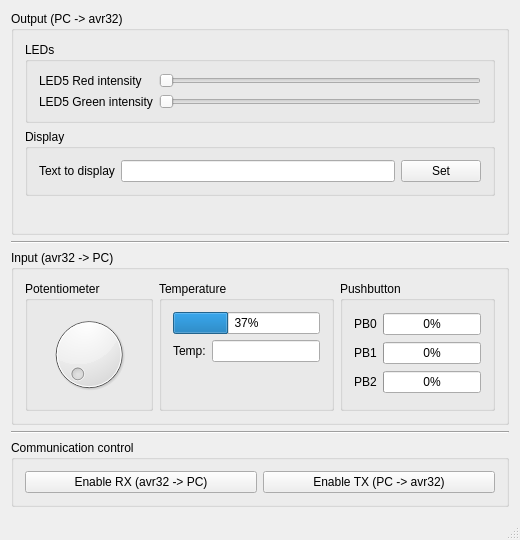
<?xml version="1.0" encoding="UTF-8"?>
<ui version="4.0">
 <class>MainWindow</class>
 <widget class="QMainWindow" name="MainWindow">
  <property name="geometry">
   <rect>
    <x>0</x>
    <y>0</y>
    <width>520</width>
    <height>540</height>
   </rect>
  </property>
  <property name="windowTitle">
   <string>MainWindow</string>
  </property>
  <widget class="QWidget" name="centralWidget">
   <layout class="QVBoxLayout" name="verticalLayout">
    <item>
     <widget class="QGroupBox" name="outputGroup">
      <property name="title">
       <string>Output (PC -&gt; avr32)</string>
      </property>
      <layout class="QGridLayout" name="gridLayout_3">
       <item row="0" column="0">
        <widget class="QGroupBox" name="groupBox">
         <property name="title">
          <string>LEDs</string>
         </property>
         <layout class="QGridLayout" name="gridLayout">
          <item row="0" column="0">
           <widget class="QLabel" name="label">
            <property name="text">
             <string>LED5 Red intensity</string>
            </property>
           </widget>
          </item>
          <item row="0" column="1">
           <widget class="QSlider" name="redValue">
            <property name="maximum">
             <number>254</number>
            </property>
            <property name="orientation">
             <enum>Qt::Horizontal</enum>
            </property>
           </widget>
          </item>
          <item row="1" column="0">
           <widget class="QLabel" name="label_2">
            <property name="text">
             <string>LED5 Green intensity</string>
            </property>
           </widget>
          </item>
          <item row="1" column="1">
           <widget class="QSlider" name="greenValue">
            <property name="maximum">
             <number>254</number>
            </property>
            <property name="orientation">
             <enum>Qt::Horizontal</enum>
            </property>
           </widget>
          </item>
         </layout>
        </widget>
       </item>
       <item row="1" column="0">
        <widget class="QGroupBox" name="groupBox_2">
         <property name="title">
          <string>Display</string>
         </property>
         <layout class="QHBoxLayout" name="horizontalLayout">
          <item>
           <widget class="QLabel" name="label_3">
            <property name="text">
             <string>Text to display</string>
            </property>
           </widget>
          </item>
          <item>
           <widget class="QLineEdit" name="textValue">
            <property name="maxLength">
             <number>12</number>
            </property>
            <property name="frame">
             <bool>true</bool>
            </property>
           </widget>
          </item>
          <item>
           <widget class="QPushButton" name="textSet">
            <property name="text">
             <string>Set</string>
            </property>
           </widget>
          </item>
         </layout>
        </widget>
       </item>
       <item row="2" column="0">
        <spacer name="verticalSpacer">
         <property name="orientation">
          <enum>Qt::Vertical</enum>
         </property>
         <property name="sizeHint" stdset="0">
          <size>
           <width>20</width>
           <height>40</height>
          </size>
         </property>
        </spacer>
       </item>
      </layout>
     </widget>
    </item>
    <item>
     <widget class="Line" name="line">
      <property name="orientation">
       <enum>Qt::Horizontal</enum>
      </property>
     </widget>
    </item>
    <item>
     <widget class="QGroupBox" name="inputGroup">
      <property name="title">
       <string>Input (avr32 -&gt; PC)</string>
      </property>
      <layout class="QGridLayout" name="gridLayout_2">
       <item row="1" column="0">
        <spacer name="verticalSpacer_2">
         <property name="orientation">
          <enum>Qt::Vertical</enum>
         </property>
         <property name="sizeHint" stdset="0">
          <size>
           <width>20</width>
           <height>0</height>
          </size>
         </property>
        </spacer>
       </item>
       <item row="0" column="0">
        <widget class="QFrame" name="frame">
         <property name="frameShape">
          <enum>QFrame::NoFrame</enum>
         </property>
         <property name="frameShadow">
          <enum>QFrame::Raised</enum>
         </property>
         <layout class="QHBoxLayout" name="horizontalLayout_2">
          <property name="margin">
           <number>0</number>
          </property>
          <item>
           <widget class="QGroupBox" name="groupBox_4">
            <property name="title">
             <string>Potentiometer</string>
            </property>
            <layout class="QGridLayout" name="gridLayout_5">
             <item row="1" column="0">
              <widget class="QDial" name="potDial"/>
             </item>
            </layout>
           </widget>
          </item>
          <item>
           <widget class="QGroupBox" name="groupBox_6">
            <property name="title">
             <string>Temperature</string>
            </property>
            <layout class="QGridLayout" name="gridLayout_7">
             <item row="0" column="0">
              <widget class="QProgressBar" name="tempBar">
               <property name="minimum">
                <number>-10</number>
               </property>
               <property name="maximum">
                <number>80</number>
               </property>
               <property name="value">
                <number>24</number>
               </property>
               <property name="format">
                <string>%p%</string>
               </property>
              </widget>
             </item>
             <item row="2" column="0">
              <spacer name="verticalSpacer_4">
               <property name="orientation">
                <enum>Qt::Vertical</enum>
               </property>
               <property name="sizeHint" stdset="0">
                <size>
                 <width>20</width>
                 <height>40</height>
                </size>
               </property>
              </spacer>
             </item>
             <item row="1" column="0">
              <widget class="QFrame" name="frame_3">
               <property name="frameShadow">
                <enum>QFrame::Raised</enum>
               </property>
               <layout class="QHBoxLayout" name="horizontalLayout_4">
                <property name="margin">
                 <number>0</number>
                </property>
                <item>
                 <widget class="QLabel" name="label_4">
                  <property name="text">
                   <string>Temp:</string>
                  </property>
                 </widget>
                </item>
                <item>
                 <widget class="QLineEdit" name="tempValue"/>
                </item>
               </layout>
              </widget>
             </item>
            </layout>
           </widget>
          </item>
          <item>
           <widget class="QGroupBox" name="groupBox_5">
            <property name="title">
             <string>Pushbutton</string>
            </property>
            <layout class="QGridLayout" name="gridLayout_6">
             <item row="1" column="1">
              <widget class="QProgressBar" name="pb1">
               <property name="maximum">
                <number>1</number>
               </property>
               <property name="value">
                <number>0</number>
               </property>
               <property name="invertedAppearance">
                <bool>false</bool>
               </property>
              </widget>
             </item>
             <item row="2" column="1">
              <widget class="QProgressBar" name="pb2">
               <property name="maximum">
                <number>1</number>
               </property>
               <property name="value">
                <number>0</number>
               </property>
              </widget>
             </item>
             <item row="0" column="1">
              <widget class="QProgressBar" name="pb0">
               <property name="maximum">
                <number>1</number>
               </property>
               <property name="value">
                <number>0</number>
               </property>
              </widget>
             </item>
             <item row="0" column="0">
              <widget class="QLabel" name="label_5">
               <property name="text">
                <string>PB0</string>
               </property>
              </widget>
             </item>
             <item row="1" column="0">
              <widget class="QLabel" name="label_6">
               <property name="text">
                <string>PB1</string>
               </property>
              </widget>
             </item>
             <item row="2" column="0">
              <widget class="QLabel" name="label_7">
               <property name="text">
                <string>PB2</string>
               </property>
              </widget>
             </item>
            </layout>
           </widget>
          </item>
         </layout>
        </widget>
       </item>
      </layout>
     </widget>
    </item>
    <item>
     <widget class="Line" name="line_2">
      <property name="orientation">
       <enum>Qt::Horizontal</enum>
      </property>
     </widget>
    </item>
    <item>
     <widget class="QGroupBox" name="groupBox_3">
      <property name="title">
       <string>Communication control</string>
      </property>
      <layout class="QGridLayout" name="gridLayout_4">
       <item row="1" column="0">
        <spacer name="verticalSpacer_3">
         <property name="orientation">
          <enum>Qt::Vertical</enum>
         </property>
         <property name="sizeHint" stdset="0">
          <size>
           <width>20</width>
           <height>1</height>
          </size>
         </property>
        </spacer>
       </item>
       <item row="0" column="0">
        <widget class="QFrame" name="frame_2">
         <property name="frameShadow">
          <enum>QFrame::Raised</enum>
         </property>
         <layout class="QHBoxLayout" name="horizontalLayout_3">
          <property name="margin">
           <number>0</number>
          </property>
          <item>
           <widget class="QPushButton" name="pushButton_2">
            <property name="text">
             <string>Enable RX (avr32 -&gt; PC)</string>
            </property>
            <property name="checkable">
             <bool>true</bool>
            </property>
           </widget>
          </item>
          <item>
           <widget class="QPushButton" name="pushButton_3">
            <property name="text">
             <string>Enable TX (PC -&gt; avr32)</string>
            </property>
            <property name="checkable">
             <bool>true</bool>
            </property>
           </widget>
          </item>
         </layout>
        </widget>
       </item>
      </layout>
     </widget>
    </item>
   </layout>
  </widget>
  <widget class="QStatusBar" name="statusBar"/>
  <widget class="QMenuBar" name="menuBar">
   <property name="geometry">
    <rect>
     <x>0</x>
     <y>0</y>
     <width>520</width>
     <height>25</height>
    </rect>
   </property>
  </widget>
 </widget>
 <layoutdefault spacing="6" margin="11"/>
 <resources/>
 <connections>
  <connection>
   <sender>textValue</sender>
   <signal>returnPressed()</signal>
   <receiver>textSet</receiver>
   <slot>click()</slot>
   <hints>
    <hint type="sourcelabel">
     <x>356</x>
     <y>213</y>
    </hint>
    <hint type="destinationlabel">
     <x>641</x>
     <y>211</y>
    </hint>
   </hints>
  </connection>
 </connections>
</ui>
